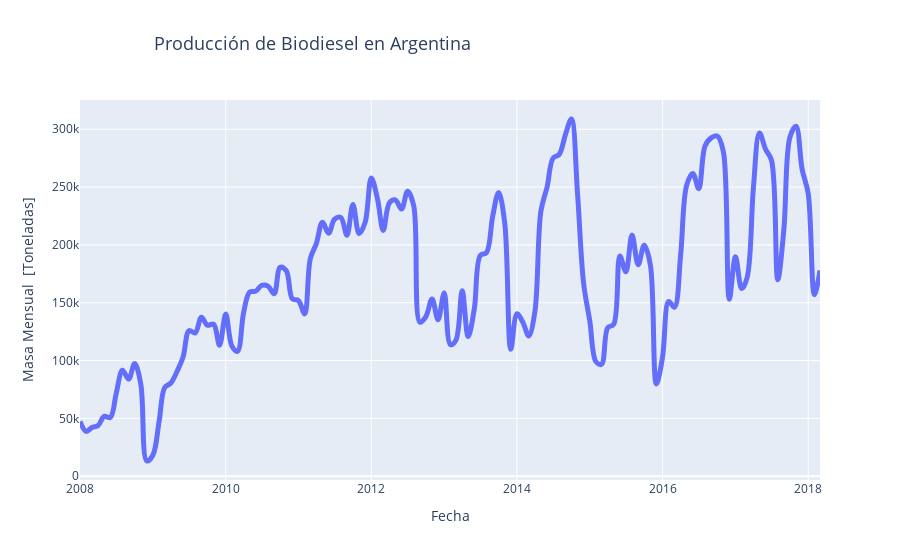

Write notebook code for a chart like this one.
### Code cell
fig=go.Figure()

# fig = make_subplots(rows=2, cols=1)

fig.add_trace(go.Scatter(x=biodiesel_nacional['mes'], y=biodiesel_nacional['produccion_total'], 
                         name='Total', mode='lines', line_width = 5                        
                        )
             )

fig.update_layout(
    title=go.layout.Title(
        text="Producción de Biodiesel en Argentina",
        xref="paper",
        x=0.1,
        font_size=18,
    ),
    xaxis_title="Fecha",
    yaxis_title="Masa Mensual  [Toneladas]",
    legend_title_text='Producción',
#     trace_name='Tendendia de consumo'
)

fig.update_traces(line_shape='spline')

fig.show()
biodiesel_nacional.describe()
